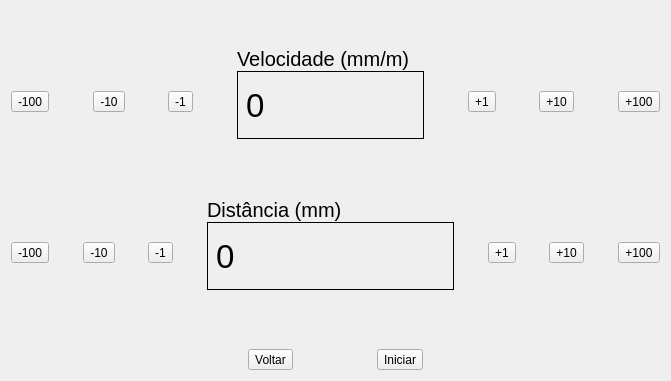
          <widget class="QWidget" name="distance_velocity_page">
           <layout class="QVBoxLayout" name="verticalLayout_19" stretch="1,3,1,3,1,1">
            <property name="spacing">
             <number>6</number>
            </property>
            <item>
             <spacer name="verticalSpacer_11">
              <property name="orientation">
               <enum>Qt::Vertical</enum>
              </property>
              <property name="sizeHint" stdset="0">
               <size>
                <width>20</width>
                <height>40</height>
               </size>
              </property>
             </spacer>
            </item>
            <item>
             <layout class="QHBoxLayout" name="adjustVelocity_Layout" stretch="3,1,3,1,3,1,5,1,3,1,3,1,3">
              <item>
               <widget class="QToolButton" name="minus100Velocity_toolButton">
                <property name="text">
                 <string>-100</string>
                </property>
               </widget>
              </item>
              <item>
               <spacer name="horizontalSpacer_32">
                <property name="orientation">
                 <enum>Qt::Horizontal</enum>
                </property>
                <property name="sizeHint" stdset="0">
                 <size>
                  <width>40</width>
                  <height>20</height>
                 </size>
                </property>
               </spacer>
              </item>
              <item>
               <widget class="QToolButton" name="minus10Velocity_toolButton">
                <property name="text">
                 <string>-10</string>
                </property>
               </widget>
              </item>
              <item>
               <spacer name="horizontalSpacer_33">
                <property name="orientation">
                 <enum>Qt::Horizontal</enum>
                </property>
                <property name="sizeHint" stdset="0">
                 <size>
                  <width>40</width>
                  <height>20</height>
                 </size>
                </property>
               </spacer>
              </item>
              <item>
               <widget class="QToolButton" name="minus1Velocity_toolButton">
                <property name="text">
                 <string>-1</string>
                </property>
               </widget>
              </item>
              <item>
               <spacer name="horizontalSpacer_28">
                <property name="orientation">
                 <enum>Qt::Horizontal</enum>
                </property>
                <property name="sizeHint" stdset="0">
                 <size>
                  <width>40</width>
                  <height>20</height>
                 </size>
                </property>
               </spacer>
              </item>
              <item>
               <layout class="QVBoxLayout" name="verticalLayout_17" stretch="1,4,1">
                <property name="spacing">
                 <number>0</number>
                </property>
                <item>
                 <widget class="QLabel" name="label_3">
                  <property name="font">
                   <font>
                    <pointsize>15</pointsize>
                   </font>
                  </property>
                  <property name="text">
                   <string>Velocidade (mm/m)</string>
                  </property>
                  <property name="alignment">
                   <set>Qt::AlignBottom|Qt::AlignLeading|Qt::AlignLeft</set>
                  </property>
                 </widget>
                </item>
                <item>
                 <widget class="QLabel" name="velocityValue_label">
                  <property name="font">
                   <font>
                    <pointsize>25</pointsize>
                   </font>
                  </property>
                  <property name="frameShape">
                   <enum>QFrame::Box</enum>
                  </property>
                  <property name="text">
                   <string>0</string>
                  </property>
                 </widget>
                </item>
                <item>
                 <spacer name="verticalSpacer_12">
                  <property name="orientation">
                   <enum>Qt::Vertical</enum>
                  </property>
                  <property name="sizeHint" stdset="0">
                   <size>
                    <width>20</width>
                    <height>40</height>
                   </size>
                  </property>
                 </spacer>
                </item>
               </layout>
              </item>
              <item>
               <spacer name="horizontalSpacer_29">
                <property name="orientation">
                 <enum>Qt::Horizontal</enum>
                </property>
                <property name="sizeHint" stdset="0">
                 <size>
                  <width>40</width>
                  <height>20</height>
                 </size>
                </property>
               </spacer>
              </item>
              <item>
               <widget class="QToolButton" name="plus1Velocity_toolButton">
                <property name="text">
                 <string>+1</string>
                </property>
               </widget>
              </item>
              <item>
               <spacer name="horizontalSpacer_34">
                <property name="orientation">
                 <enum>Qt::Horizontal</enum>
                </property>
                <property name="sizeHint" stdset="0">
                 <size>
                  <width>40</width>
                  <height>20</height>
                 </size>
                </property>
               </spacer>
              </item>
              <item>
               <widget class="QToolButton" name="plus10Velocity_toolButton">
                <property name="text">
                 <string>+10</string>
                </property>
               </widget>
              </item>
              <item>
               <spacer name="horizontalSpacer_35">
                <property name="orientation">
                 <enum>Qt::Horizontal</enum>
                </property>
                <property name="sizeHint" stdset="0">
                 <size>
                  <width>40</width>
                  <height>20</height>
                 </size>
                </property>
               </spacer>
              </item>
              <item>
               <widget class="QToolButton" name="plus100Velocity_toolButton">
                <property name="text">
                 <string>+100</string>
                </property>
               </widget>
              </item>
             </layout>
            </item>
            <item>
             <spacer name="verticalSpacer_5">
              <property name="orientation">
               <enum>Qt::Vertical</enum>
              </property>
              <property name="sizeHint" stdset="0">
               <size>
                <width>20</width>
                <height>40</height>
               </size>
              </property>
             </spacer>
            </item>
            <item>
             <layout class="QHBoxLayout" name="adjustDistance_Layout" stretch="3,1,3,1,3,1,9,1,3,1,3,1,3">
              <item>
               <widget class="QToolButton" name="minus100Distance_toolButton">
                <property name="text">
                 <string>-100</string>
                </property>
               </widget>
              </item>
              <item>
               <spacer name="horizontalSpacer_36">
                <property name="orientation">
                 <enum>Qt::Horizontal</enum>
                </property>
                <property name="sizeHint" stdset="0">
                 <size>
                  <width>40</width>
                  <height>20</height>
                 </size>
                </property>
               </spacer>
              </item>
              <item>
               <widget class="QToolButton" name="minus10Distance_toolButton">
                <property name="text">
                 <string>-10</string>
                </property>
               </widget>
              </item>
              <item>
               <spacer name="horizontalSpacer_37">
                <property name="orientation">
                 <enum>Qt::Horizontal</enum>
                </property>
                <property name="sizeHint" stdset="0">
                 <size>
                  <width>40</width>
                  <height>20</height>
                 </size>
                </property>
               </spacer>
              </item>
              <item>
               <widget class="QToolButton" name="minus1Distance_toolButton">
                <property name="text">
                 <string>-1</string>
                </property>
               </widget>
              </item>
              <item>
               <spacer name="horizontalSpacer_30">
                <property name="orientation">
                 <enum>Qt::Horizontal</enum>
                </property>
                <property name="sizeHint" stdset="0">
                 <size>
                  <width>40</width>
                  <height>20</height>
                 </size>
                </property>
               </spacer>
              </item>
              <item>
               <layout class="QVBoxLayout" name="verticalLayout_18" stretch="1,4,1">
                <property name="spacing">
                 <number>0</number>
                </property>
                <item>
                 <widget class="QLabel" name="label_6">
                  <property name="sizePolicy">
                   <sizepolicy hsizetype="Preferred" vsizetype="Preferred">
                    <horstretch>0</horstretch>
                    <verstretch>0</verstretch>
                   </sizepolicy>
                  </property>
                  <property name="font">
                   <font>
                    <pointsize>15</pointsize>
                   </font>
                  </property>
                  <property name="text">
                   <string>Distância (mm)</string>
                  </property>
                  <property name="alignment">
                   <set>Qt::AlignBottom|Qt::AlignLeading|Qt::AlignLeft</set>
                  </property>
                 </widget>
                </item>
                <item>
                 <widget class="QLabel" name="distanceValue_label">
                  <property name="minimumSize">
                   <size>
                    <width>0</width>
                    <height>0</height>
                   </size>
                  </property>
                  <property name="font">
                   <font>
                    <pointsize>25</pointsize>
                   </font>
                  </property>
                  <property name="frameShape">
                   <enum>QFrame::Box</enum>
                  </property>
                  <property name="text">
                   <string>0</string>
                  </property>
                 </widget>
                </item>
                <item>
                 <spacer name="verticalSpacer_13">
                  <property name="orientation">
                   <enum>Qt::Vertical</enum>
                  </property>
                  <property name="sizeHint" stdset="0">
                   <size>
                    <width>20</width>
                    <height>40</height>
                   </size>
                  </property>
                 </spacer>
                </item>
               </layout>
              </item>
              <item>
               <spacer name="horizontalSpacer_31">
                <property name="orientation">
                 <enum>Qt::Horizontal</enum>
                </property>
                <property name="sizeHint" stdset="0">
                 <size>
                  <width>40</width>
                  <height>20</height>
                 </size>
                </property>
               </spacer>
              </item>
              <item>
               <widget class="QToolButton" name="plus1Distance_toolButton">
                <property name="text">
                 <string>+1</string>
                </property>
               </widget>
              </item>
              <item>
               <spacer name="horizontalSpacer_38">
                <property name="orientation">
                 <enum>Qt::Horizontal</enum>
                </property>
                <property name="sizeHint" stdset="0">
                 <size>
                  <width>40</width>
                  <height>20</height>
                 </size>
                </property>
               </spacer>
              </item>
              <item>
               <widget class="QToolButton" name="plus10Distance_toolButton">
                <property name="text">
                 <string>+10</string>
                </property>
               </widget>
              </item>
              <item>
               <spacer name="horizontalSpacer_39">
                <property name="orientation">
                 <enum>Qt::Horizontal</enum>
                </property>
                <property name="sizeHint" stdset="0">
                 <size>
                  <width>40</width>
                  <height>20</height>
                 </size>
                </property>
               </spacer>
              </item>
              <item>
               <widget class="QToolButton" name="plus100Distance_toolButton">
                <property name="text">
                 <string>+100</string>
                </property>
               </widget>
              </item>
             </layout>
            </item>
            <item>
             <spacer name="verticalSpacer_4">
              <property name="orientation">
               <enum>Qt::Vertical</enum>
              </property>
              <property name="sizeHint" stdset="0">
               <size>
                <width>20</width>
                <height>40</height>
               </size>
              </property>
             </spacer>
            </item>
            <item>
             <layout class="QHBoxLayout" name="horizontalLayout_12" stretch="3,2,1,2,3">
              <item>
               <spacer name="horizontalSpacer_27">
                <property name="orientation">
                 <enum>Qt::Horizontal</enum>
                </property>
                <property name="sizeHint" stdset="0">
                 <size>
                  <width>40</width>
                  <height>20</height>
                 </size>
                </property>
               </spacer>
              </item>
              <item>
               <widget class="QToolButton" name="goBack_toolButton">
                <property name="text">
                 <string>Voltar</string>
                </property>
               </widget>
              </item>
              <item>
               <spacer name="horizontalSpacer_41">
                <property name="orientation">
                 <enum>Qt::Horizontal</enum>
                </property>
                <property name="sizeHint" stdset="0">
                 <size>
                  <width>40</width>
                  <height>20</height>
                 </size>
                </property>
               </spacer>
              </item>
              <item>
               <widget class="QToolButton" name="initShear_toolButton">
                <property name="text">
                 <string>Iniciar</string>
                </property>
               </widget>
              </item>
              <item>
               <spacer name="horizontalSpacer_40">
                <property name="orientation">
                 <enum>Qt::Horizontal</enum>
                </property>
                <property name="sizeHint" stdset="0">
                 <size>
                  <width>40</width>
                  <height>20</height>
                 </size>
                </property>
               </spacer>
              </item>
             </layout>
            </item>
           </layout>
          </widget>
